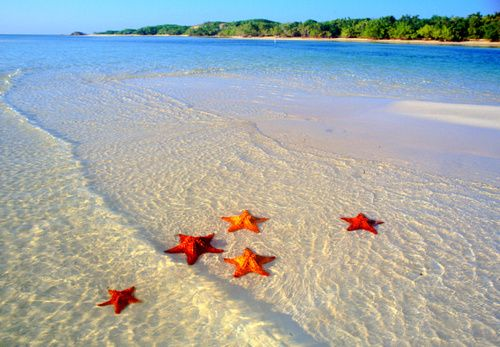
%> input picture StarfishImages/starfish_5.jpg, 500 x 347 px
$ octave ComputerVisionStarfish.m   (GNU Octave 9; MATLAB toolbox functions it lacks are replaced by stand-ins)
%> lines starting %> are read from the running program, lines starting %| are printed output that depends on the picture; in (x1, y1, x2, y2) boxes, pixels count from 0 and x2, y2 are one past the last pixel; in counts of white or black regions, pixels touching at a corner belong together; the program's own positions count from 1
clc;	% Clear command window.
clear;	% Delete all variables.

%get Image needed
InputImage = imread("starfish_5.jpg");
%> InputImage is the input picture: size 347x500x3 uint8; mean R, G, B 162.5, 170.3, 169.4

%plot original image
firstFigure = figure;
subplot(3,4,1);
imshow(InputImage);
title('Original');

%get histogram of Input Image
[pixelCount, grayLevels] = imhist(InputImage);
%> pixelCount = 256 values, max 8053 at index 179, min 228 at index 51, mean 2033.2; grayLevels = 256 values from 0 to 255
subplot(3, 4, 6);
bar(pixelCount);
title('Histogram of Input Image');
xlim([0 grayLevels(end)]);
grid on;

%Get HSV image
hsvImage = rgb2hsv(InputImage);
%> hsvImage: size 347x500x3 double; mean H, S, V 0.327, 0.266, 0.754

% Extract out the H, S, and V images individually
hImage = hsvImage(:,:,1);
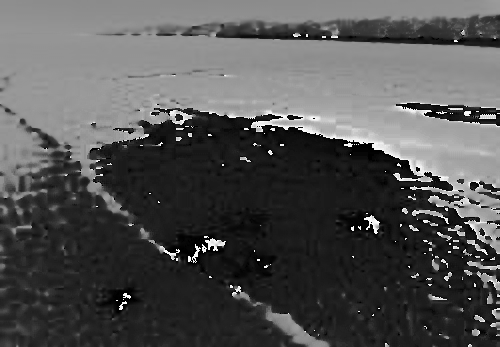
%> hImage: size 347x500 double; min 0, max 0.999, mean 0.327
sImage = hsvImage(:,:,2);
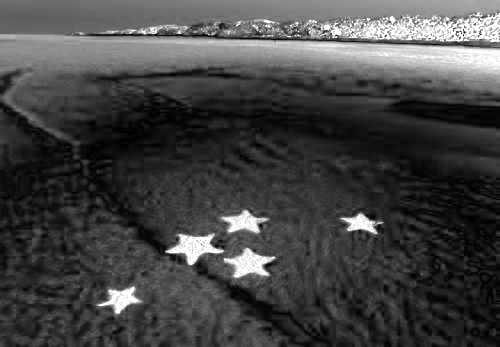
%> sImage: size 347x500 double; min 0, max 1, mean 0.266
vImage = hsvImage(:,:,3);
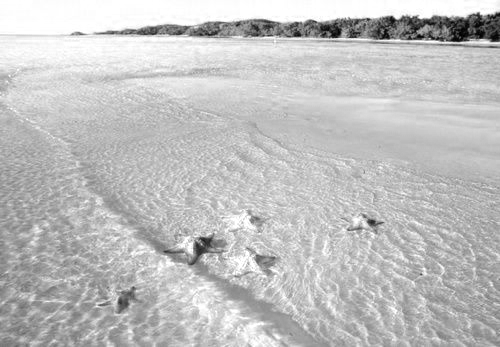
%> vImage: size 347x500 double; min 0, max 1, mean 0.754


%Reduce the noise
reduceNoiseImage = medfilt2(sImage);
sImage = wiener2(reduceNoiseImage,[6,7]);

%Threshold Image method 1
%=================================================================================
%normalizedThresholdValue = 0.9; % In range 0 to 1.
%thresholdValue = normalizedThresholdValue * max(max(reduceNoiseImage)); % Gray Levels.
%binaryImage = imbinarize(reduceNoiseImage, normalizedThresholdValue);
%=================================================================================

%Threshold method 2
hSaturationPlot = subplot(3, 4, 7);
[saturationCounts, saturationBinValues] = imhist(sImage);
%> saturationCounts = 256 values, max 2403 at index 18, min 0 at index 1, mean 677.7; saturationBinValues = 256 values from 0 to 1
maxSaturationBinValue = find(saturationCounts > 0, 1, 'last');
%> maxSaturationBinValue = 255
maxCountSaturation = max(saturationCounts);
%> maxCountSaturation = 2403
area(saturationBinValues, saturationCounts, 'FaceColor', 'g');
grid on;
xlabel('Saturation Value');
ylabel('Pixel Count');
title('Histogram of Saturation Image', 'FontSize', 12);
saturationThresholdLow = graythresh(sImage);
%> saturationThresholdLow = 0.392
saturationThresholdHigh = 1.0;
PlaceThresholdBars(7, saturationThresholdLow, saturationThresholdHigh);
%> in PlaceThresholdBars, `annotationTextL = sprintf('%d', lowThresh);`: annotationTextL = '0.392157'
saturationMask = (sImage >= saturationThresholdLow) & (sImage <= saturationThresholdHigh);
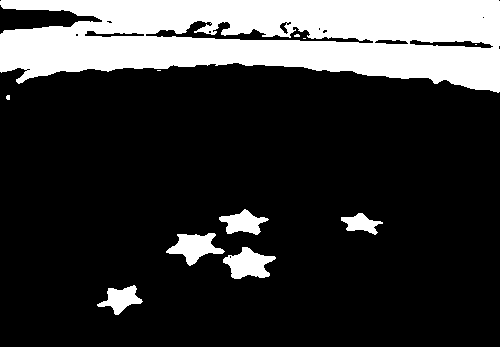
%> saturationMask: size 347x500 logical; 21.2% white; 11 white regions (5 under 20 px), largest, box (x1, y1, x2, y2) and area: (0, 0, 500, 93) 32893, (223, 247, 276, 279) 997, (166, 233, 225, 266) 965, (219, 209, 269, 235) 701, (97, 285, 143, 315) 671, (341, 213, 383, 235) 475
subplot(3, 4, 10);
imshow(saturationMask, []);
title('&   Saturation Mask', 'FontSize', 12);
subplot(3,4,11);
imshow(reduceNoiseImage);
title("reduced noise");

%fill holes
binaryImage = imfill(saturationMask, 'holes');

% Display the hue image.
subplot(3, 4, 2);
h1 = imshow(hImage);
title('Hue Image');

% Display the saturation image.
h2 = subplot(3, 4, 3);
imshow(sImage);
title('Saturation Image');

% Display the value image.
h3 = subplot(3, 4, 4);
imshow(vImage);
title('Value Image');

%show binary image
subplot (3,4,5);
imshow(binaryImage);
title('Binary Image');

%remove small objects
binaryImage = bwareaopen(binaryImage, 400);

%label all connected pixels and display new image
labeledImage = bwlabel(binaryImage, 8);
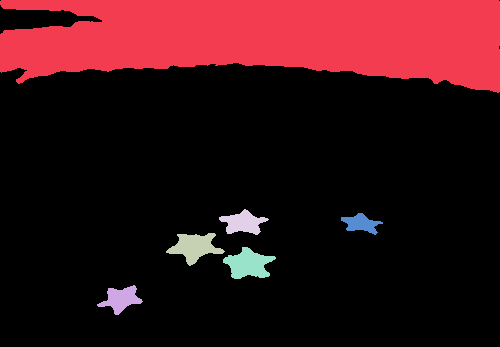
%> labeledImage: size 347x500 double; 7 distinct labels, from 0 to 6; one colour per label, 0 black
subplot (3,4,8);
imshow(labeledImage, []);
title('Labeled Image');

%coloured labels
coloredLabels = label2rgb (labeledImage, 'hsv', 'k', 'shuffle');
subplot(3, 4, 9);
imshow(coloredLabels);
title('Colour Labeled Image');
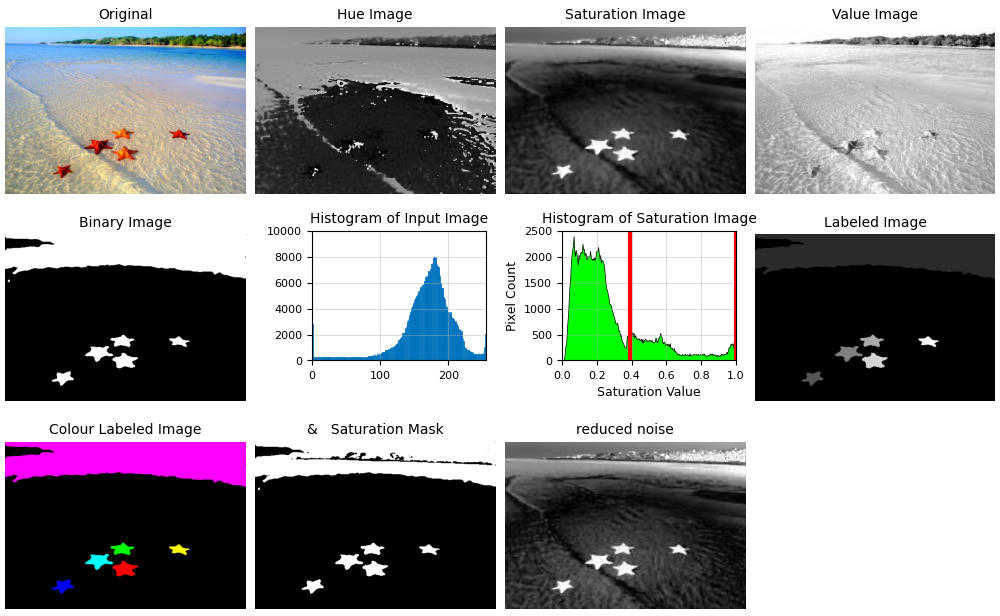
%> figure redrawn from the program's plot data, 11 panels

% [9 lines of commented-out code are left out]
seD = strel('diamond',1);
%seD = strel('line',3,90);
%se = strel('line',3,270);
BWfinal = imclose(binaryImage,seD);
%> BWfinal: size 347x500 logical; 22.3% white; 6 white regions
%BWfinal = imerode(BWclose,se);
[labeledImage, numberOfObjcts] = bwlabel(BWfinal);
%> labeledImage: size 347x500 double; 7 distinct labels, from 0 to 6
%> numberOfObjcts = 6
subplot (3,4,11);
imshow(BWfinal)
title('Segmented Image');
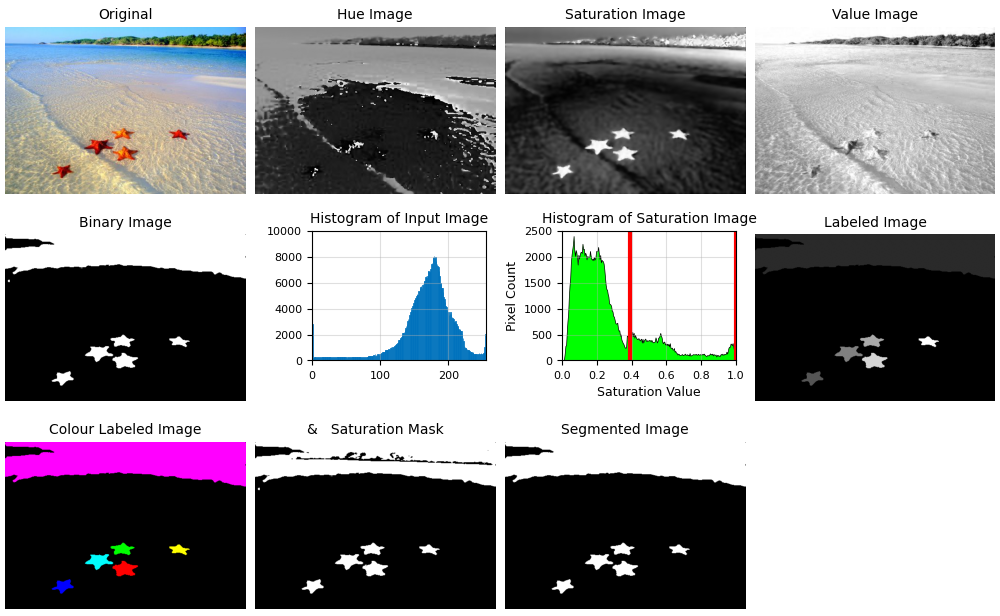
%> figure redrawn from the program's plot data, 11 panels


blobMeasurements = regionprops(BWfinal, 'all');
%> blobMeasurements = 6 regions; largest, box (x1, y1, x2, y2), Area, Centroid, MajorAxisLength, MinorAxisLength and Eccentricity: (0, 0, 500, 93) 34892 [267.6 38] 579.6 86.9 0.989, (223, 247, 276, 279) 1000 [248.9 264.7] 47.59 29.75 0.781, (166, 233, 225, 266) 966 [195.2 247.6] 49.9 28.82 0.816, (219, 209, 269, 235) 701 [243.7 223.3] 44.42 22.63 0.86
properties_table = regionprops('table', BWfinal, 'all');
%> properties_table has the same summary as blobMeasurements


figure
for blobNumber = 1 : numberOfObjcts

        %Find the bounding box of each blob.
		thisBlobsBoundingBox = blobMeasurements(blobNumber).BoundingBox;
        Area = blobMeasurements(blobNumber).Area;
        Perimeter = blobMeasurements(blobNumber).Perimeter;
        MinorAxis = blobMeasurements(blobNumber).MinorAxisLength;
        MajorAxis = blobMeasurements(blobNumber).MajorAxisLength;
        ConvexArea = blobMeasurements(blobNumber).ConvexArea;
%> the run ends on the next line
        MaxFeretDiameter = blobMeasurements(blobNumber).MaxFeretDiameter;
% [54 lines not run here, left out]
function PlaceThresholdBars(plotNumber, lowThresh, highThresh)
try

	subplot(3, 4, plotNumber);
	hold on;
	yLimits = ylim;
	line([lowThresh, lowThresh], yLimits, 'Color', 'r', 'LineWidth', 3);
	line([highThresh, highThresh], yLimits, 'Color', 'r', 'LineWidth', 3);
	fontSizeThresh = 14;
	annotationTextL = sprintf('%d', lowThresh);
	annotationTextH = sprintf('%d', highThresh);
	text(double(lowThresh + 5), double(0.85 * yLimits(2)), annotationTextL, 'FontSize', fontSizeThresh, 'Color', [0 .5 0], 'FontWeight', 'Bold');
	text(double(highThresh + 5), double(0.85 * yLimits(2)), annotationTextH, 'FontSize', fontSizeThresh, 'Color', [0 .5 0], 'FontWeight', 'Bold');


catch ME
	errorMessage = sprintf('Error in function %s() at line %d.\n\nError Message:\n%s', ...
		ME.stack(1).name, ME.stack(1).line, ME.message);
	fprintf(1, '%s\n', errorMessage);
	uiwait(warndlg(errorMessage));
end
return;
end

$ run again, with StarfishImages/starfish_17.jpg copied over StarfishImages/starfish_5.jpg
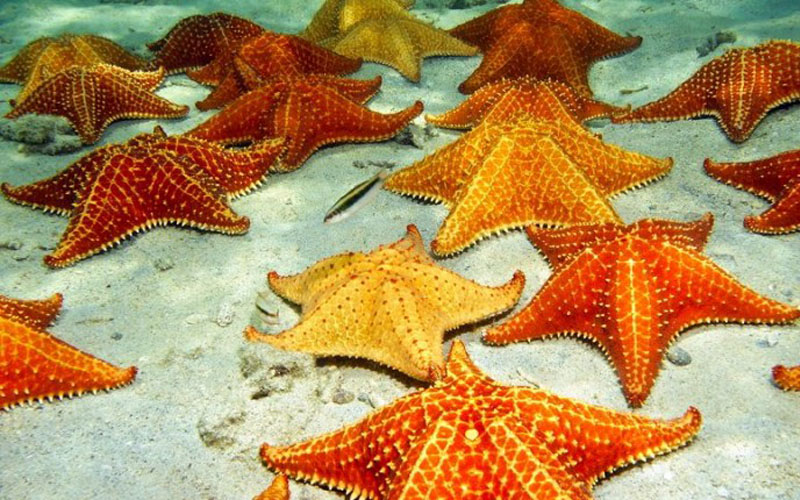
%> input picture StarfishImages/starfish_17.jpg, 800 x 500 px
%> InputImage is the input picture: size 500x800x3 uint8; mean R, G, B 175.1, 139.7, 89.1
%> pixelCount = 256 values, max 33039 at index 1, min 1539 at index 255, mean 4687.5; grayLevels = 256 values from 0 to 255
%> hsvImage: size 500x800x3 double; mean H, S, V 0.175, 0.549, 0.723
%> saturationCounts = 256 values, max 6364 at index 242, min 0 at index 1, mean 1562.5; saturationBinValues = 256 values from 0 to 1
%> maxSaturationBinValue = 255
%> maxCountSaturation = 6364
%> saturationThresholdLow = 0.533
%> annotationTextL = '0.533333'
%> `saturationMask = (sImage >= saturationThresholdLow) & (sImage <= satur..`:
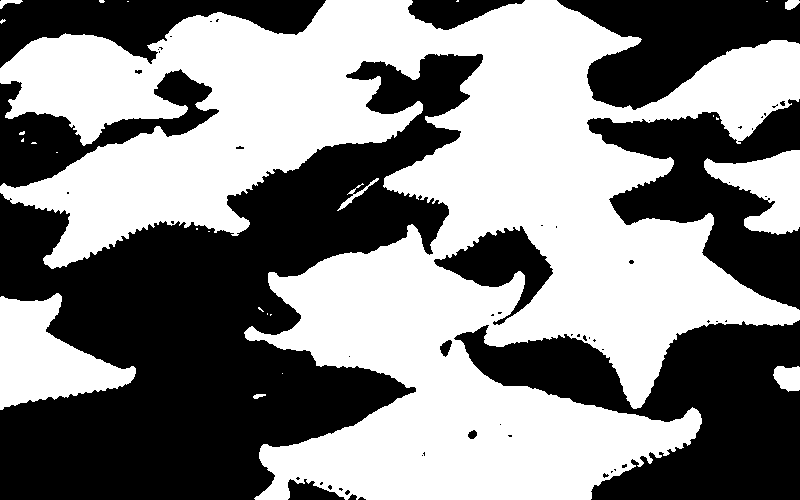
%> saturationMask: size 500x800 logical; 52.3% white; 62 black regions (49 under 20 px), largest, box (x1, y1, x2, y2) and area: (0, 54, 483, 500) 96853, (454, 320, 800, 500) 32542, (587, 99, 800, 310) 19127
%> `coloredLabels = label2rgb (labeledImage, 'hsv', 'k', 'shuffle');`:
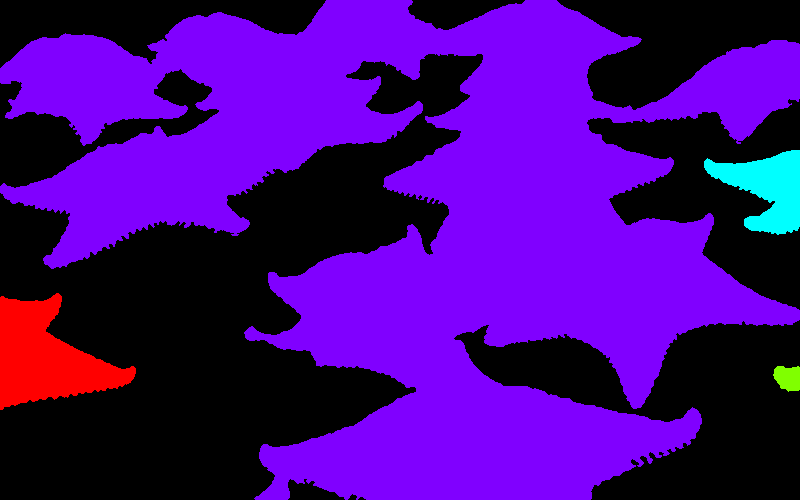
%> coloredLabels: size 500x800x3 uint8; mean R, G, B 69.7, 3.2, 130.6
%> BWfinal: size 500x800 logical; 53.5% white; 11 black regions (2 under 20 px)
%> numberOfObjcts = 4
%> blobMeasurements = 4 regions; box (x1, y1, x2, y2), Area, Centroid, MajorAxisLength, MinorAxisLength and Eccentricity: (0, 0, 800, 500) 200472 [427.8 227.1] 767.9 522.6 0.733, (0, 293, 136, 410) 8501 [46.9 358.2] 141.2 99.94 0.706, (704, 150, 800, 235) 4483 [767.7 189.5] 103.5 78.47 0.652, (773, 366, 800, 392) 557 [788.5 378.5] 30.35 24.6 0.586
%> properties_table has the same summary as blobMeasurements

$ run again, with StarfishImages/shellfish_four.jpg copied over StarfishImages/starfish_5.jpg
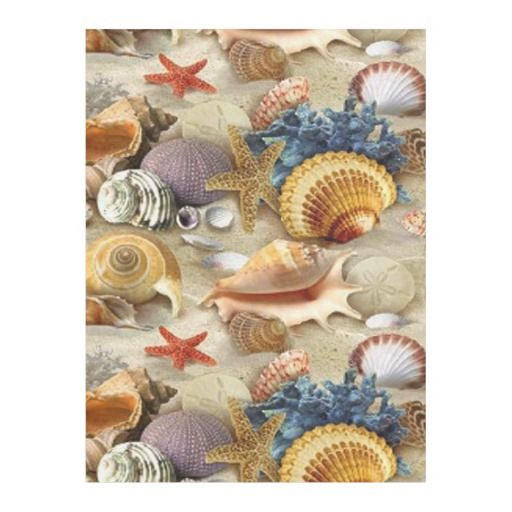
%> input picture StarfishImages/shellfish_four.jpg, 512 x 512 px
%> InputImage is the input picture: size 512x512x3 uint8; mean R, G, B 210.5, 198.6, 183.5
%> pixelCount = 256 values, max 296280 at index 256, min 0 at index 1, mean 3072; grayLevels = 256 values from 0 to 255
%> hsvImage: size 512x512x3 double; mean H, S, V 0.117, 0.164, 0.83
%> `vImage = hsvImage(:,:,3);`:
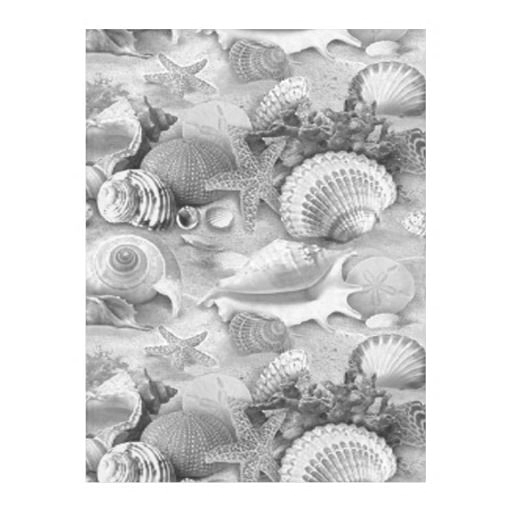
%> vImage: size 512x512 double; min 0.204, max 1, mean 0.83
%> saturationCounts = 256 values, max 90672 at index 1, min 0 at index 191, mean 1024; saturationBinValues = 256 values from 0 to 1
%> maxSaturationBinValue = 190
%> maxCountSaturation = 90672
%> saturationThresholdLow = 0.216
%> annotationTextL = '0.215686'
%> saturationMask: size 512x512 logical; 33.2% white; 28 white regions (9 under 20 px), largest, box (x1, y1, x2, y2) and area: (85, 94, 425, 404) 49682, (85, 366, 425, 483) 19901, (196, 29, 420, 132) 7930
%> `coloredLabels = label2rgb (labeledImage, 'hsv', 'k', 'shuffle');`:
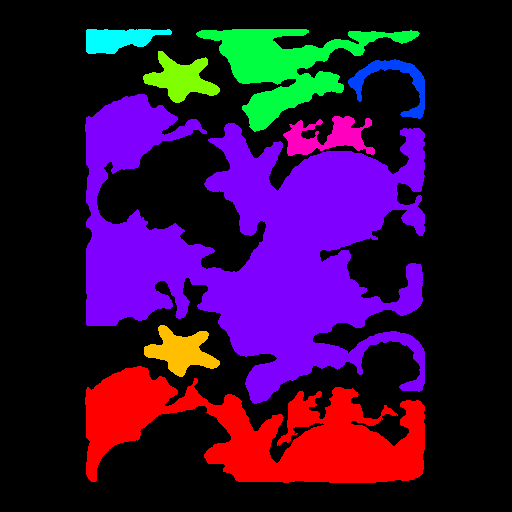
%> coloredLabels: size 512x512x3 uint8; mean R, G, B 49.4, 12.7, 55.7
%> BWfinal: size 512x512 logical; 33.6% white; 7 white regions
%> numberOfObjcts = 7
%> blobMeasurements = 7 regions; largest, box (x1, y1, x2, y2), Area, Centroid, MajorAxisLength, MinorAxisLength and Eccentricity: (85, 94, 425, 404) 53089 [257.8 242.7] 383.4 284.7 0.67, (85, 366, 425, 483) 20368 [262.5 433.9] 411.8 100.9 0.97, (196, 29, 420, 132) 7943 [286.3 66.8] 176 102.4 0.813, (144, 325, 220, 377) 1965 [181.8 351.9] 70.27 43.51 0.785
%> properties_table has the same summary as blobMeasurements
